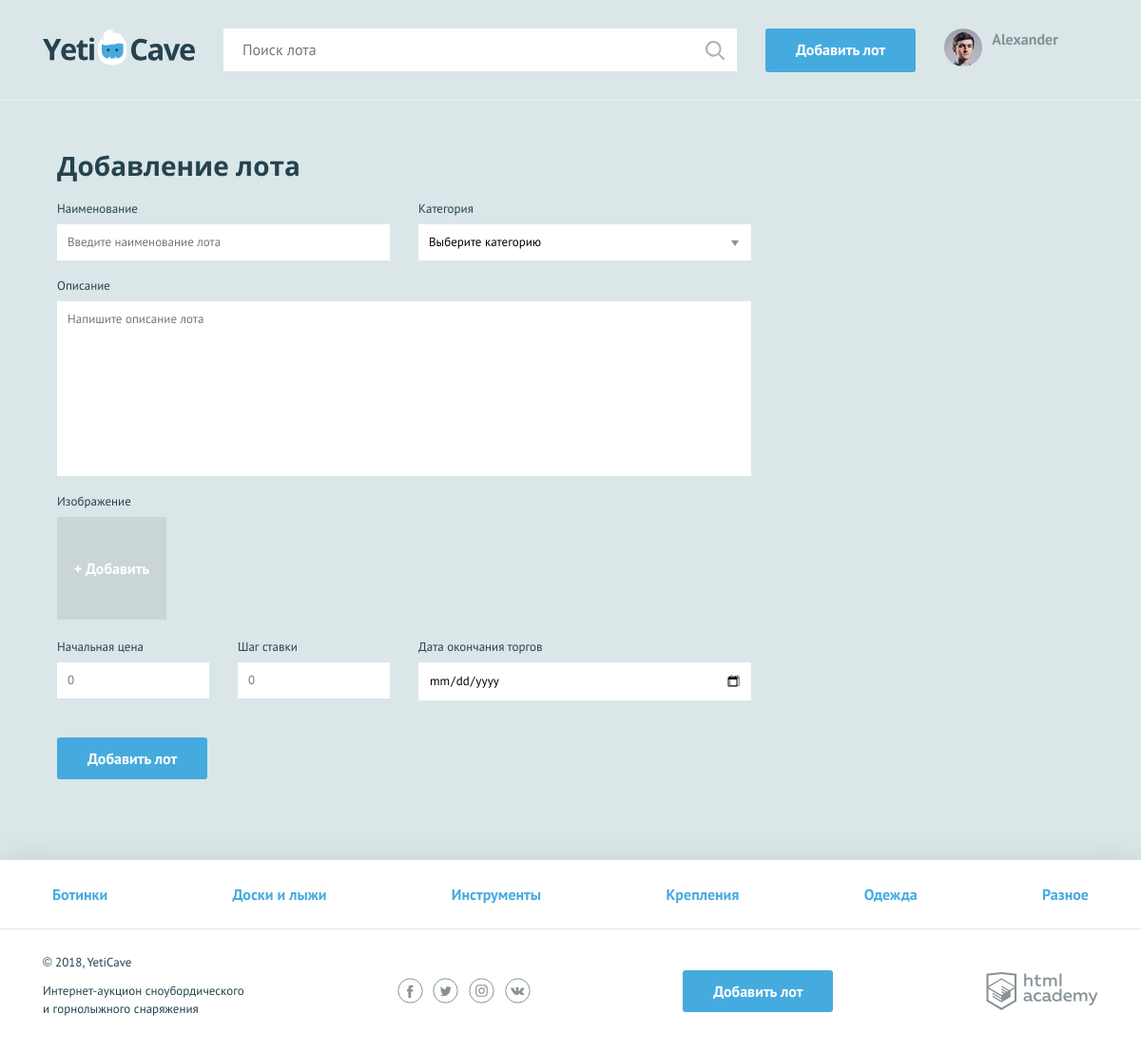
The page /add.php on the database its author committed.
### tables this page shows
CREATE TABLE `category` (
	`id`		INT AUTO_INCREMENT PRIMARY KEY,
	`name`		CHAR(100) NOT NULL
);

### functions.php (called while the page is built, shortened)
<?php
function include_template($name, $data) {
    $name = 'templates/' . $name;
    extract($data);
    require_once $name;
    $result = ob_get_clean();
return $result;
}
function dbConnect() {
    $dbParams = [
    'host' => 'localhost',
    'database' => 'yeticave',
    'user' => 'user',
    'password' => ''
    ];
    $link = mysqli_connect($dbParams['host'], $dbParams['user'], $dbParams['password'], $dbParams['database']);
    mysqli_set_charset($link, "utf8");
    return $link;
}
function dbGetCategories() {
    $link = dbConnect();
    $query_get_categories = "SELECT `id`, `name` FROM `category`";
    $result_get_categories = mysqli_query($link, $query_get_categories);
    return mysqli_fetch_all($result_get_categories, MYSQLI_ASSOC);
}
?>

### settings.php (called while the page is built, shortened)
<?php
$user_name = 'Alexander';
$is_auth = rand(0, 1);
?>

### templates/add.php (the view, shortened to what this page needs)
<?php $classname = isset($errors) ? "form--invalid" : ""; ?>
<form class="form form--add-lot container <?=$classname ?>" action="../add.php" method="post" enctype="multipart/form-data">
  <h2>Добавление лота</h2>
  <div class="form__container-two">
    <?php $classname = isset($errors['lot-name']) ? "form__item--invalid" : "";
        $value = isset($adv['lot-name']) ? $adv['lot-name'] : ""; ?>
    <div class="form__item <?=$classname ?>">
      <label for="lot-name">Наименование</label>
      <input id="lot-name" type="text" name="lot-name" placeholder="Введите наименование лота" value="<?=$value ?>" required>
    </div>
    <?php $classname = isset($errors['category']) ? "form__item--invalid" : "";
        $value = isset($adv['category']) ? $adv['category'] : ""; ?>
    <div class="form__item <?=$classname ?>">
      <label for="category">Категория</label>
      <select id="category" name="category" required>
        <option>Выберите категорию</option>
      </select>
    </div>
  </div>
  <?php $classname = isset($errors['message']) ? "form__item--invalid" : "";
        $value = isset($adv['message']) ? $adv['message'] : ""; ?>
  <div class="form__item form__item--wide <?=$classname ?>">
    <label for="message">Описание</label>
    <textarea id="message" name="message" placeholder="Напишите описание лота" required><?=$value ?></textarea>
  </div>
  <?php $classname = isset($errors['file']) ? "form__item--invalid" : ""; ?>
  <div class="form__item form__item--file <?=$classname ?>">
    <label>Изображение</label>
    <div class="form__input-file">
      <label for="photo2">
        <span>+ Добавить</span>
      </label>
    </div>
  </div>
  <div class="form__container-three">
    <?php $classname = isset($errors['lot-rate']) ? "form__item--invalid" : "";
        $value = isset($adv['lot-rate']) ? $adv['lot-rate'] : ""; ?>
    <div class="form__item form__item--small <?=$classname ?>">
      <label for="lot-rate">Начальная цена</label>
      <input id="lot-rate" type="number" name="lot-rate" placeholder="0" value="<?=$value ?>" required>
    </div>
    <?php $classname = isset($errors['lot-step']) ? "form__item--invalid" : "";
        $value = isset($adv['lot-step']) ? $adv['lot-step'] : ""; ?>
    <div class="form__item form__item--small <?=$classname ?>">
      <label for="lot-step">Шаг ставки</label>
      <input id="lot-step" type="number" name="lot-step" placeholder="0" value="<?=$value ?>" required>
    </div>
    <?php $classname = isset($errors['lot-date']) ? "form__item--invalid" : "";
        $value = isset($adv['lot-date']) ? $adv['lot-date'] : ""; ?>
    <div class="form__item <?=$classname ?>">
      <label for="lot-date">Дата окончания торгов</label>
      <input class="form__input-date" id="lot-date" type="date" name="lot-date" value="<?=$value ?>" required>
    </div>
  </div>
  <button type="submit" class="button">Добавить лот</button>
</form>

### templates/layout.php (shortened to what this page needs)
<!DOCTYPE html>
<html lang="ru">
<head>
    <link href="css/normalize.min.css" rel="stylesheet">
    <link href="css/style.css" rel="stylesheet">
</head>
<body>
<div class="page-wrapper">
<header class="main-header">
    <div class="main-header__container container">
        <a class="main-header__logo">
            <img src="img/logo.svg" width="160" height="39" alt="Логотип компании YetiCave">
        </a>
        <form class="main-header__search" method="get" action="https://echo.htmlacademy.ru">
            <input type="search" name="search" placeholder="Поиск лота">
            <input class="main-header__search-btn" type="submit" name="find" value="Найти">
        </form>
        <a class="main-header__add-lot button" href="add.php">Добавить лот</a>
        <nav class="user-menu">
        <?php if ($is_auth): ?>
          <div class="user-menu__image">
            <img src="img/user.jpg" width="40" height="40" alt="Пользователь">
          </div>
          <div class="user-menu__logged">
            <p><?=$user_name ?></p>
          </div>
        <?php endif; ?>
        </nav>
    </div>
</header>
<main class="container"><?=$content; ?></main>
</div>
<footer class="main-footer">
    <nav class="nav">
        <ul class="nav__list container">
            <?php foreach ($categories as $key => $value) { ?>
            <li class="nav__item">
                <a href="pages/all-lots.html"><?=$value['name'] ?></a>
            </li>
            <?php
            } ?>
        </ul>
    </nav>
    <div class="main-footer__bottom container">
        <div class="main-footer__copyright">
            <p>© 2018, YetiCave</p>
            <p>Интернет-аукцион сноубордического и горнолыжного снаряжения</p>
        </div>
        <div class="main-footer__social social">
            <a class="social__link social__link--facebook" href="#">
            </a>
            <a class="social__link social__link--twitter" href="#">
            </a>
            <a class="social__link social__link--instagram" href="#">
            </a>
            <a class="social__link social__link--vkontakte" href="#">
            </a>
        </div>
        <a class="main-footer__add-lot button" href="add.php">Добавить лот</a>
        <div class="main-footer__developed-by">
            <a class="logo-academy" href="https://htmlacademy.ru/intensive/php">
            </a>
        </div>
    </div>
</footer>
</body>
</html>

### rows shown on the page
category: name "Ботинки"
category: name "Доски и лыжи"
category: name "Инструменты"
category: name "Крепления"
category: name "Одежда"
category: name "Разное"

### other values the page prints
$user_name "Alexander"
